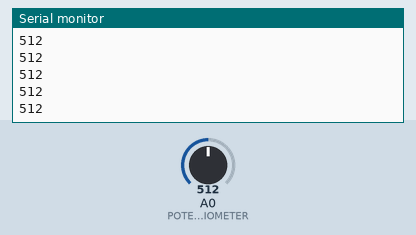
This sketch was run on a simulated Arduino Mega 2560, built with avr-gcc and run on an emulated ATmega2560. Shown: the last lines printed to the serial monitor. The inputs (shaded band) are chosen by the test bench; at power-on: A0 (POTENTIOMETER) = 512. Storage starts empty.

Above: at 1.2 s.
1.3 s: A0 (POTENTIOMETER) set to 716
At 1.9 s:
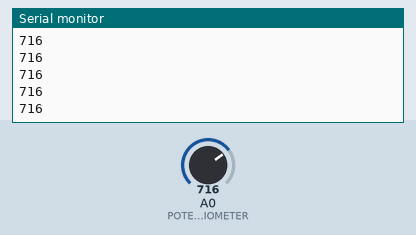
2.8 s: A0 (POTENTIOMETER) set to 900
At 3.7 s:
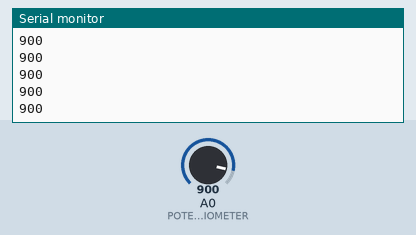
Timing chart, 0 to 5.8 s (numbered marks = the images above; inputs shaded):
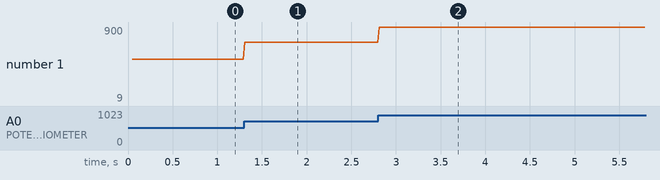

The sketch:

read_photo.ino
```cpp
#include <SD.h>
#include <stdint.h>
File myFile;

#define TIME_OPEN_FILE 7200000 //ms
#define TIME_SAMPLE 16 //msec время через которое происходит запись в файл
//на самом деле запись производится раз в 16051 мксек и за 1 мин происходит запись 3700 знач.
#define TIME_SAVE 60000 //ms время, через которое происходит сохрание
#define TIME_UP 250 //мсек шаг изменения к.з. ШИМ
#define TIME_START_BACKLIGHT 14400000 //мсек время, через которое запустится подтсветка
#define TIME_RUN_BACKLIGHT  3600000 //мсек время, работы подсветки

// SD-card . порты SPI:  51 (MOSI), 50 (MISO), 52 (SCK)
  #define CS_SD 53
#define POTENTIOMETER  A0 //выбрать откуда считываются данные
#define DIOD 9 //порт с обязательной возможностью задавать ШИМ

uint32_t start  = TIME_OPEN_FILE+1; //время последнего открытия файла
uint16_t save = millis() ; //последнее время сохранения данных
uint16_t minute_1 = 0; //номер файла
uint8_t last_time = millis(); //последнее время записи
uint16_t last_time_4 =  millis();//последнее изменения к.з. ШИМ сигн., подаваемого на диод
uint8_t flag_run_backlight = 0 ; //флаг работы подсветки
uint8_t flag_start_backlight = 0 ; //флаг запуска подсветки
uint16_t time_start_backlight ; //время начала подсветки
uint8_t pwm = 0 ;

String name_txt = "" ;

void setup()
{

Serial.begin(9600);

 //инициализация
  Serial.print("Initializing SD card...");
  // на Ethernet шилде CS соответствует 4 пину. По умолчанию он установлен в режим output
  // обратите внимание, что если он не используется в качестве CS пина, SS пин на оборудовании
  // (10 на большинстве плат Arduino, 53 на Arduino Mega) надо оставить в режиме output.
  // иначе функции библиотеки SD library не будут работать.
  pinMode(CS_SD, OUTPUT);
  while (!SD.begin(CS_SD))
  {
    Serial.println("initialization failed!");
  }
  Serial.println("initialization done.");


}

void loop()
{
    //создание нового файла
    uint32_t t1 = millis()-start ;
    if( (t1) >= TIME_OPEN_FILE ) //прошло 4  часа
    {
        myFile.close();
        name_txt = "";
        name_txt = (String)(minute_1);
        name_txt += ".txt";
        // открываем файл. Обратите внимание, что открывать несколько файлов параллельно нельзя.
        // перед открытием нового файла, старый надо закрыть
        myFile = SD.open(name_txt, FILE_WRITE);//создаём новый файл
        minute_1++;
        start = millis();
    }

    // сохраняем данные
    uint16_t t2 = millis()-save;
    if( (t2) >= TIME_SAVE )
    {
      myFile.close(); //закрыли  и сохранили
      myFile = SD.open(name_txt, FILE_WRITE);//открываем
      save = millis();
    }


    // если удалось открыть файл, записываем в него:
    if (myFile)
    {
        uint8_t  t3 = millis()-last_time ;
        if( (t3)>= TIME_SAMPLE )
        {
            Serial.println(analogRead(POTENTIOMETER));
            myFile.println(analogRead(POTENTIOMETER));//запись
            last_time = millis();
        }
    }
    else
    {

    }

/*
    //включена выдача возрастающего напряжение на диод с помощью ШИМ .
    if(flag_start_backlight == 0)
    {
      if( millis() >=  TIME_START_BACKLIGHT )
      {
        flag_run_backlight = 1;
        flag_start_backlight = 1;
        time_start_backlight = millis();
      }
    }

    //условие выключение подсветки
    if(flag_run_backlight == 1 )
    {
      uint16_t t5 = millis() - time_start_backlight ;
      if(t5 >=  TIME_RUN_BACKLIGHT)
      {
        flag_run_backlight = 0;
      }
    }

     //алгоритма работы подсветки
    if(flag_run_backlight == 1)
    {
      uint16_t t4 =  millis()-last_time_4 ;
      if( t4 >= TIME_UP)
      {
        analogWrite(DIOD,pwm);
        pwm++; //после переполнения , снова идёт с нуля
        last_time_4 = millis();
      }
    }
    */


}
```

Measured:
- after the input at 1.3 s, the serial monitor: prints a new line at once (image 1)
- after the input at 2.8 s, the serial monitor: prints a new line at once (image 2)
- plotted number 1: 512 → 716 after the input at 1.3 s, 716 → 9 after the input at 2.8 s
